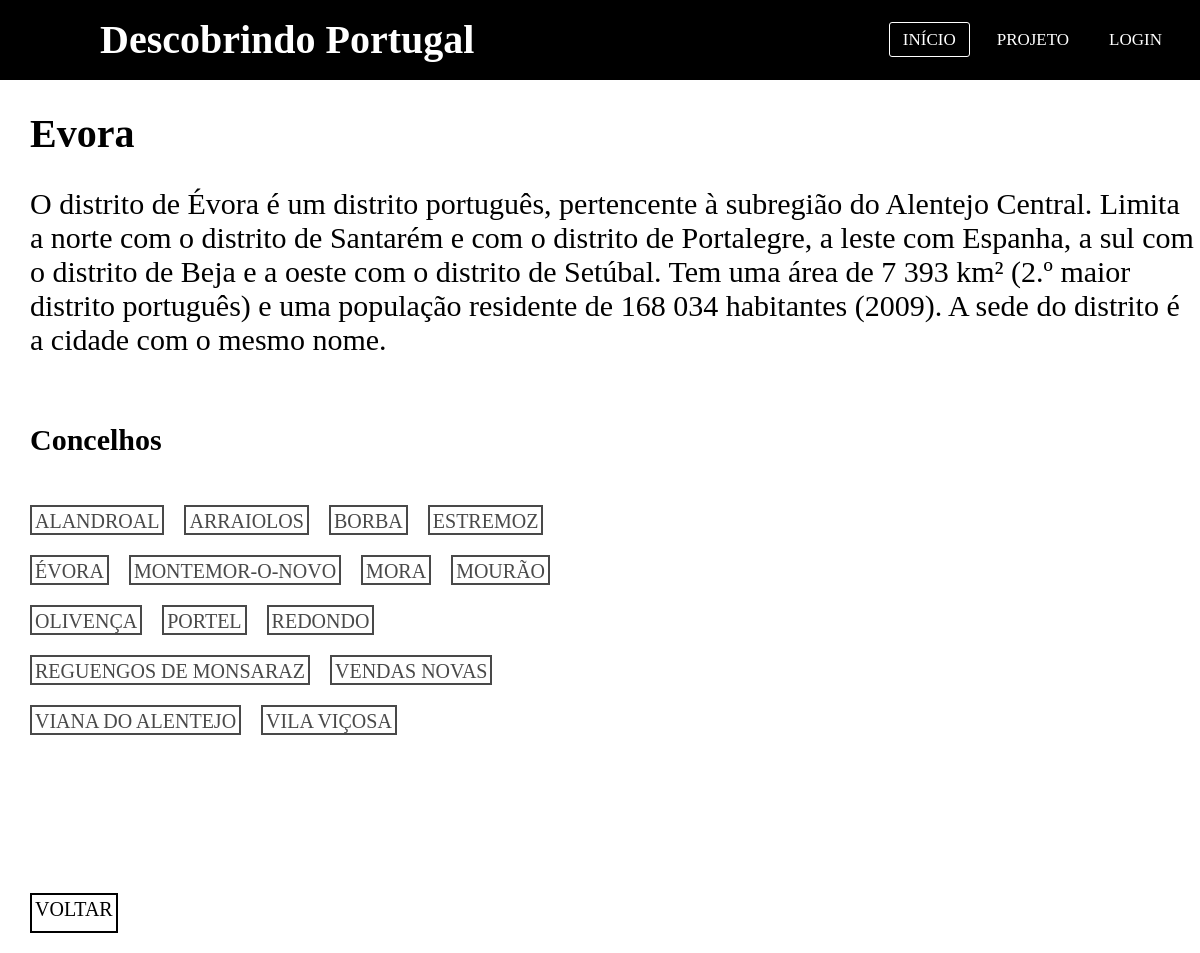
The app's page /distritos/evora.php with its own data.
### tables this page shows
CREATE TABLE `distritos` (
  `id` int(11) NOT NULL,
  `distrito` varchar(50) NOT NULL,
  `descricao` text NOT NULL,
  `imagem` text NOT NULL,
  `modificado` timestamp NULL DEFAULT NULL
);

### distritos/evora.php (the view, shortened to what this page needs)
<?php
require '../cms/db_distritos.php';
?>
<!DOCTYPE html>
<html>
<head>
    <link rel="stylesheet" href="../includes/style.css">
    <link rel="stylesheet" href="../includes/distritos.css">
</head>
<body>
  <?php include_once('header2.php'); ?>
  <?php
  $rec = mysqli_query($db, "SELECT * FROM distritos WHERE distrito='Evora'");
  $record = mysqli_fetch_array($rec);
  ?>
  <div id="conteudo">
    <h1> <?php echo $record['distrito']; ?> </h1>
    <p> <?php echo $record['descricao']; ?> </p><br><br>
    <div style="width: 100%;">
      <div class="imagens" style="float: right; width: 40%; height: 100%;">
        <img src="<?php echo $record['imagem']; ?>" alt="" width="100%">
      </div>
      <div class="concelhos" style="width: 50%; height: 100%; float: left;">
      <h2>Concelhos</h2><br>
        <ol type="1">
          <li><a class="example_c"href="evora/alandroal.php">Alandroal</a></li>
          <li><a class="example_c"href="evora/arraiolos.php">Arraiolos</a></li>
          <li><a class="example_c"href="evora/borba.php">Borba</a></li>
          <li><a class="example_c"href="evora/estremoz.php">Estremoz</a></li>
          <li><a class="example_c"href="evora/evora.php">Évora</a></li>
          <li><a class="example_c"href="evora/montemoronovo.php">Montemor-o-Novo</a></li>
          <li><a class="example_c"href="evora/mora.php">Mora</a></li>
          <li><a class="example_c"href="evora/mourao.php">Mourão</a></li>
          <li><a class="example_c"href="evora/olivenca.php">Olivença</a></li>
          <li><a class="example_c"href="evora/portel.php">Portel</a></li>
          <li><a class="example_c"href="evora/redondo.php">Redondo</a></li>
          <li><a class="example_c"href="evora/reguengosdemonsaraz.php">Reguengos de Monsaraz</a></li>
          <li><a class="example_c"href="evora/vendasnovas.php">Vendas Novas</a></li>
          <li><a class="example_c"href="evora/vianadoalentejo.php">Viana do Alentejo</a></li>
          <li><a class="example_c"href="evora/vilavicosa.php">Vila Viçosa</a></li>
        </ol>
        <br><br><br><br><br><br>
        <ol>
          <li><a class="voltar" href="../mapa.php">Voltar</a></li>
        </ol>
      </div>
    </div>
  </div>
</body>
</html>

### includes/style.css (style rules this page uses)
* { padding: 0; margin: 0; text-decoration: none; list-style: none; box-sizing: border-box; }
body { font-family }

### includes/distritos.css (style rules this page uses)
html, body { min-height:100%; }
body { height:100vh; }
h1 { font-size: 40px; padding: 30px 0px 0px 30px; }
h2 { font-size: 30px; padding: 30px 0px 0px 30px; }
ol { font-size: 20px; padding: 30px 0px 0px 30px; }
p { font-size: 30px; padding: 30px 0px 0px 30px; }
img { padding: 40px 40px 0px 0px; }
.concelhos ol li { padding-bottom: 20px; padding-right: 15px; display: inline-flex; }
.example_c { color: #494949 !important; text-transform: uppercase; height: 30px; text-decoration: none; background: #ffffff; padding: 3px; border: 2px solid #494949 !important; display: inline-block; transition: all 0.4s ease 0s; }
.voltar { color: black !important; text-transform: uppercase; height: 40px; text-decoration: none; background: white; padding: 3px; border: 2px solid black !important; display: inline-block; transition: all 0.4s ease 0s; }

### records on screen
distritos: distrito "Evora", descricao "O distrito de Évora é um distrito português, pertencente à subregião do Alentejo Central. Limita a norte com o distrito de Santarém e com o distrito de Portalegre, a leste com Espanha, a sul com o distrito de Beja e a oeste com o distrito de Setúbal. Tem uma área de 7 393 km² (2.º maior distrito português) e uma população residente de 168 034 habitantes (2009). A sede do distrito é a cidade com o mesmo nome."
